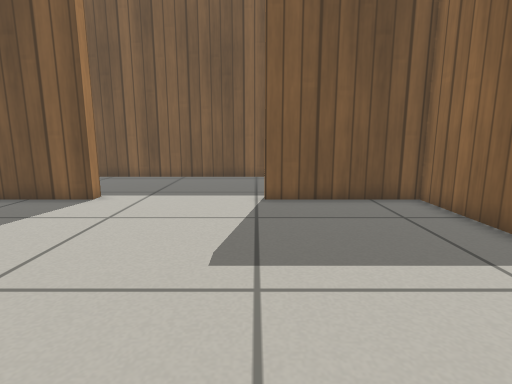
[1] (above)

12 first-person views from a walk through a Gazebo world. The camera is 0.53 m above the floor, tilts 10° down and sees 80° across. The floor is counted in squares, 0.25 m on a side. Each view is taken from the middle of a square. On the plan, view 1 faces up. The plan holds only what a view shows up to about 17 squares ahead; the rest is blank. The robots in the file are not drawn. Gazebo's built-in surfaces are drawn with simple patterns.

[2]
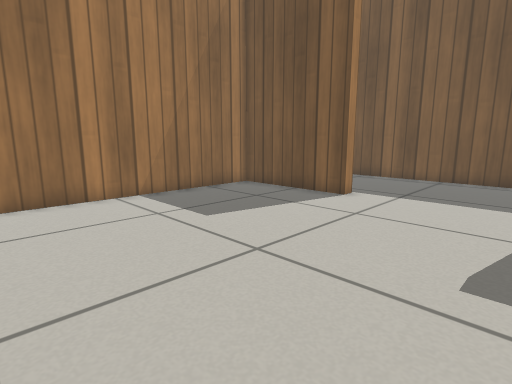

[3]
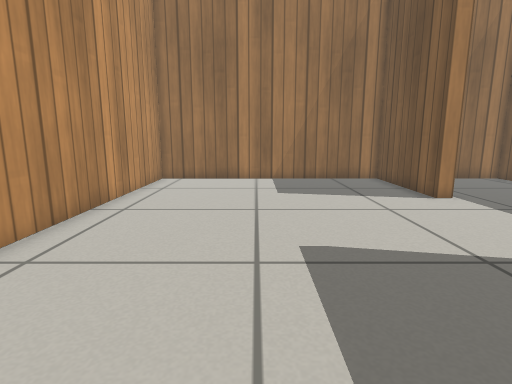

[4]
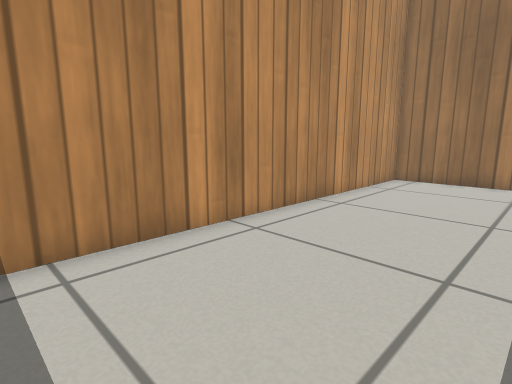

[5]
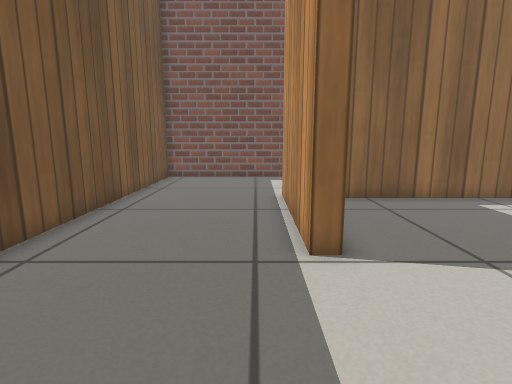

[6]
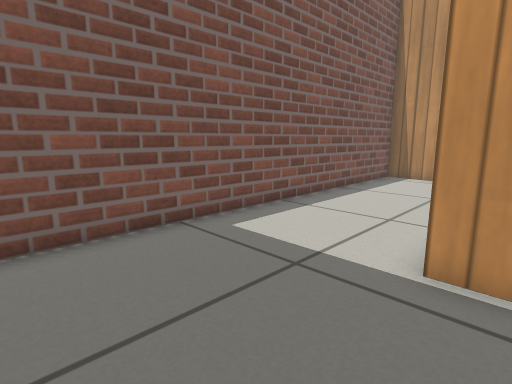

[7]
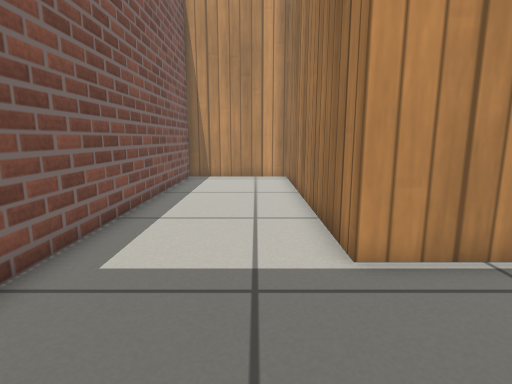

[8]
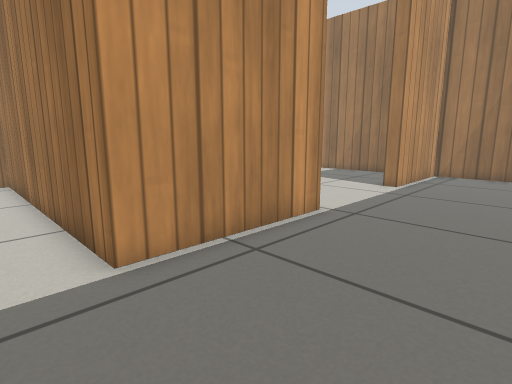

[9]
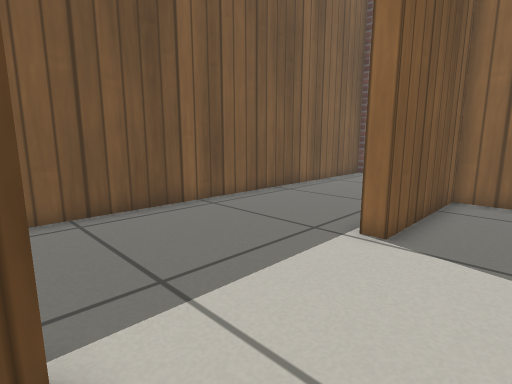

[10]
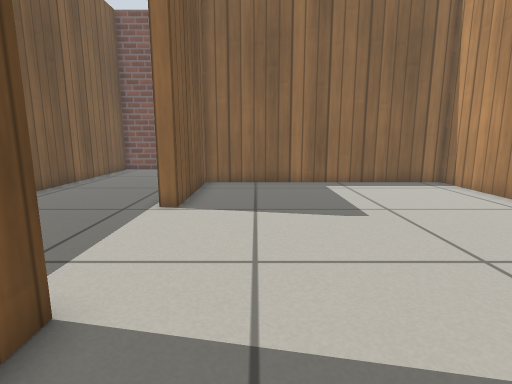

[11]
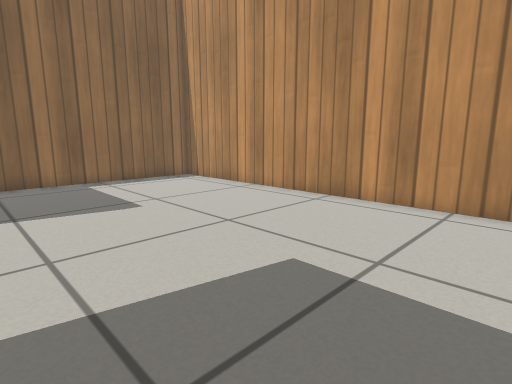

[12]
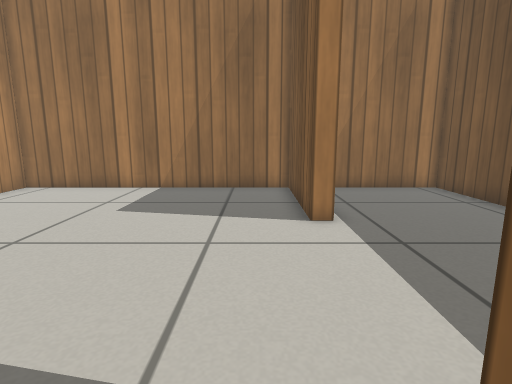

### Floor plan
Points are (right, up) in squares from view 1. A wall is a line through its corners. A room is listed if a view was taken in it or the views show most of it. See-through windows are left out.
Room 1 (views 1, 2, 3, 4, 5, 6, 7, 8, 9, 10, 11, 12)
walls: (0.3, 10.4) (0.3, 11) (6.3, 11) (6.3, -1) (11.7, -1) (11.7, 16.8) (-11.1, 16.8) (-11.1, 11) (-5.7, 11) (-5.7, 10.4) (-11.1, 10.4) (-11.1, -1) (5.7, -1) (5.7, 10.4) (0.3, 10.4)

Positions as (right, up) in squares from view 1, and headings:
1: (0, 0), facing up
2: (0, 0), facing up-left
3: (5, 4), facing left
4: (5, 5), facing down-left
5: (-5, 12), facing right
6: (5, 16), facing down-right
7: (8, 16), facing down
8: (8, 16), facing down-left
9: (-6, 8), facing up-right
10: (-9, 8), facing right
11: (-10, 9), facing down-right
12: (2, 9), facing left
